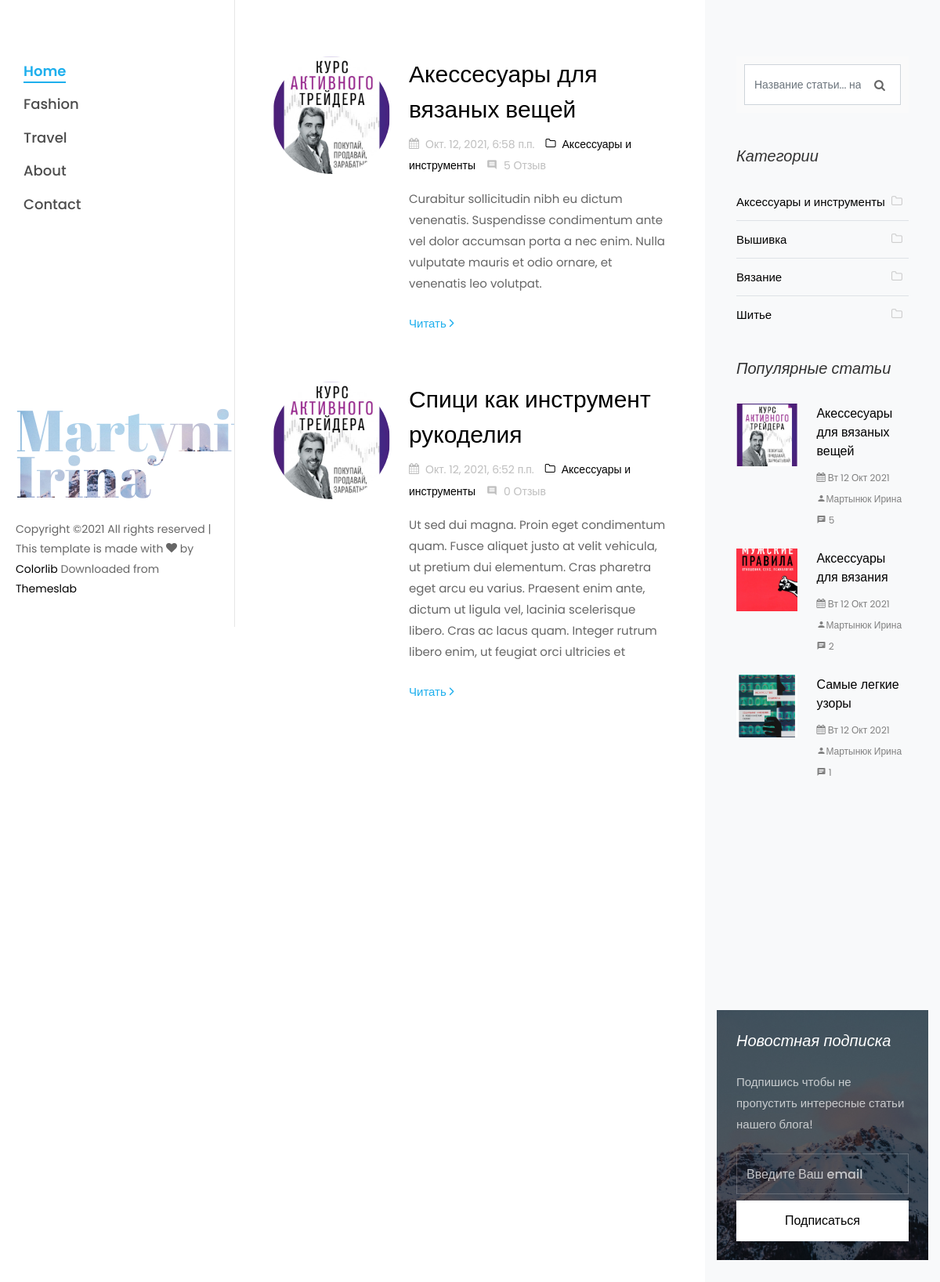
Page /category/aksessuary-i-instrumenty/ on the committed database.
### blog_app/models.py (models this page shows, shortened)
class Article(models.Model):
    title = models.CharField(max_length=256, blank=False, verbose_name='Название')
    category = models.ForeignKey('Category', on_delete=models.CASCADE, verbose_name='Категория')
    slug = models.SlugField(max_length=256, db_index=True)
    short_content = models.TextField(verbose_name='Краткое описание', max_length=300, default='Нет описания')
    content = models.TextField(blank=True, default='Нет описания', verbose_name='Текст статьи')
    created_at = models.DateTimeField(auto_now_add=True, verbose_name='Дата публикации')
    updated_at = models.DateTimeField(auto_now=True, verbose_name='Дата обновления')
    image = models.ImageField(upload_to='blog_images/%Y/%m/%d', verbose_name='Изображение', blank=True)
    draft = models.BooleanField(verbose_name='Черновик', default=False)
    author = models.CharField(verbose_name='Автор', blank=False, max_length=150)
    tags = TaggableManager()
    class Meta:
        ordering = ('-created_at',)
        verbose_name = 'Статья'
        verbose_name_plural = 'Статьи'
    def get_absolute_url(self):
        return reverse('article_detail', kwargs={'slug': self.slug})

class Category(models.Model):
    name = models.CharField(max_length=150, blank=False, db_index=True, verbose_name='Наименование')
    slug = models.SlugField(max_length=150, unique=True, blank=False, db_index=True)
    created_at = models.DateTimeField(auto_now_add=True, verbose_name='Дата создания')
    updated_at = models.DateTimeField(auto_now=True, verbose_name='Дата обновления')
    class Meta:
        ordering = ('name',)
        verbose_name = 'Категория'
        verbose_name_plural = 'Категории'
    def __str__(self):
        return self.name
    def get_absolute_url(self):
        return reverse('article_category_list', kwargs={'slug': self.slug})

### blog_app/views.py (the view)
# urls.py: path('category/<slug:slug>/', views.CategoryView.as_view(), name='article_category_list'),
class CategoryView(DataMixin, ListView):
    def get_queryset(self):
        return Article.objects.filter(category__slug=self.kwargs['slug'], draft=False)

### email_contact/forms.py
class ContactForm(forms.ModelForm):
    class Meta:
        model = Contact
        fields = ('email', )
        widgets = {
            'email': forms.TextInput(
                attrs={
                    'class': 'form-control',
                    'placeholder': 'Введите Ваш email'
                }
            )
        }
        labels = {
            'email': ''
        }

### blog_app/templatetags/article_tag.py (called while the page is built)
@register.simple_tag()
def get_categories():
    return Category.objects.all()

@register.simple_tag()
def get_tags():
    return Tag.objects.all()

@register.simple_tag()
def get_archives():
    return Article.objects.dates('created_at', 'month', order='DESC')

@register.inclusion_tag('tags/popular_articles.html')
def get_popular_articles(count=None):
    popular_articles = Article.objects.annotate(
        num_comments=Count('reviews')
    ).order_by('-num_comments').filter(draft=False)[:count]
    return {
        'popular_articles': popular_articles
    }

### email_contact/templatetags/contact_tags.py (called while the page is built)
@register.inclusion_tag("contact/tags/form.html")
def contact_form():
    return {'contact_form': ContactForm()}

### templates/index.html (shortened to what this page needs)
{% extends 'partials/base.html' %}
{% block content %}
    <div class="col-xl-8 py-5 px-md-5">
        <div class="row pt-md-4">
            {% for article in articles %}
                <div class="col-md-12">
                    <div class="blog-entry ftco-animate d-md-flex">
                        <a href="#" class="img img-2"
                           style="background-image: url({{ article.image.url }});"></a>
                        <div class="text text-2 pl-md-4">
                            <h3 class="mb-2"><a href="#">{{ article.title}}</a>
                            </h3>
                            <div class="meta-wrap ">
                                <p class="meta">
                                    <span><i class="icon-calendar mr-2"></i>{{ article.created_at }}</span>
                                    <span><a href="{{ article.category.get_absolute_url }}"><i class="icon-folder-o mr-2"></i>{{ article.category }}</a></span>
                                    <span><i class="icon-comment2 mr-2"></i>{{ article.reviews_set.count }} Отзыв</span>
                                </p>
                            </div>
                            <p class="mb-4">{{ article.short_content }}</p>
                            <p><a href="{{ article.get_absolute_url }}" class="btn-custom">Читать <span
                                    class="ion-ios-arrow-forward"></span></a></p>
                        </div>
                    </div>
                </div>
            {% empty %}
            <h4>Список статей пуст</h4>
            {% endfor %}
        </div>
    </div>
{% endblock %}

### templates/partials/sidebar.html (shortened to what this page needs)
{% load article_tag %}
{% load contact_tags %}
<div class="col-xl-4 sidebar ftco-animate bg-light pt-5">
    <div class="sidebar-box pt-md-4">
        <form action="{% url 'search' %}" method="get" class="search-form">
            <div class="form-group">
                <span class="icon icon-search"></span>
                <input type="text" class="form-control" placeholder="Название статьи... нажмите Enter"
                       name="search_query">
            </div>
        </form>
    </div>
    <div class="sidebar-box ftco-animate">
        <h3 class="sidebar-heading">Категории</h3>
        <ul class="categories">
            {% get_categories as categories %}
            {% for category in categories %}
                <li class="colorlib-active"><a href="{{ category.get_absolute_url }}">{{ category.name }}<span><i
                        class="icon-folder-o mr-2"></i></span></a></li>
            {% endfor %}
        </ul>
    </div>
    {% get_popular_articles count=3 %}
    <div class="sidebar-box subs-wrap img py-4"
         style="background-image: url(/static/images/bg_1.jpg);">
        {% contact_form %}
    </div>
</div>

### templates/tags/popular_articles.html
<div class="sidebar-box ftco-animate">
    <h3 class="sidebar-heading">Популярные статьи</h3>
    {% for popular in popular_articles %}
        <div class="block-21 mb-4 d-flex">
            <a class="blog-img mr-4" style="background-image: url({{ popular.image.url }});"></a>
            <div class="text">
                <h3 class="heading"><a href="{{ popular.get_absolute_url }}">{{ popular.title }}</a>
                </h3>
                <div class="meta">
                    <div><a href="#"><span class="icon-calendar"></span> {{ popular.created_at|date:"D d M Y" }}</a></div>
                    <div><a href="#"><span class="icon-person"></span>{{ popular.author }}</a></div>
                    <div><a href="#"><span class="icon-chat"></span> {{ popular.reviews_set.count }}</a></div>
                </div>
            </div>
        </div>
        {% empty %}
        <h4>Список популярных статей пуст</h4>
    {% endfor %}
</div>

### static/css/icomoon.css (style rules this page uses)
[class^="icon-"], [class*=" icon-"] { font-family: 'icomoon' !important; speak: none; font-style: normal; font-weight: normal; font-variant: normal; text-transform: none; line-height: 1; -webkit-font-smoothing: antialiased; -moz-osx-font-smoothing: grayscale; }
.icon-search:before { content: "\f002"; }
.icon-calendar:before { content: "\f073"; }
.icon-folder-o:before { content: "\f114"; }
.icon-chat:before { content: "\e0b7"; }
.icon-comment2:before { content: "\e0b9"; }
.icon-person:before { content: "\e7fd"; }

### rows in the picture
Article: image (picture), title "Акессесуары для вязаных вещей", created_at "Окт. 12, 2021, 6:58 п.п.", category "Аксессуары и инструменты", reviews_set.count "5", short_content "Curabitur sollicitudin nibh eu dictum venenatis. Suspendisse condimentum ante vel dolor accumsan porta a nec enim. Nulla vulputate mauris et odio ornare, et venenatis leo volutpat.", created_at "Вт 12 Окт 2021", author "Мартынюк Ирина"
Article: image (picture), title "Спици как инструмент рукоделия", created_at "Окт. 12, 2021, 6:52 п.п.", category "Аксессуары и инструменты", reviews_set.count "0", short_content "Ut sed dui magna. Proin eget condimentum quam. Fusce aliquet justo at velit vehicula, ut pretium dui elementum. Cras pharetra eget arcu eu varius. Praesent enim ante, dictum ut ligula vel, lacinia scelerisque libero. Cras ac lacus quam. Integer rutrum libero enim, ut feugiat orci ultricies et"
Category: name "Аксессуары и инструменты"
Category: name "Вышивка"
Category: name "Вязание"
Category: name "Шитье"
Article: image (picture), title "Аксессуары для вязания", created_at "Вт 12 Окт 2021", author "Мартынюк Ирина", reviews_set.count "2"
Article: image (picture), title "Самые легкие узоры", created_at "Вт 12 Окт 2021", author "Мартынюк Ирина", reviews_set.count "1"
